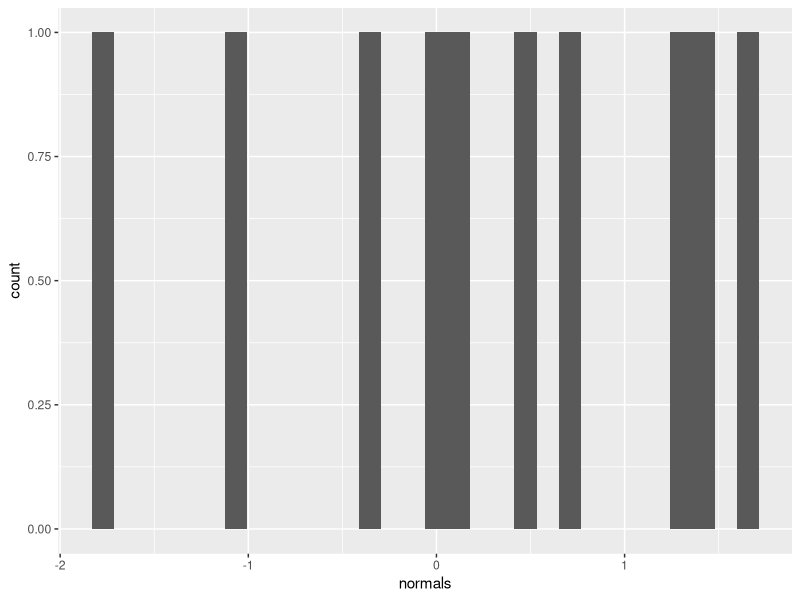
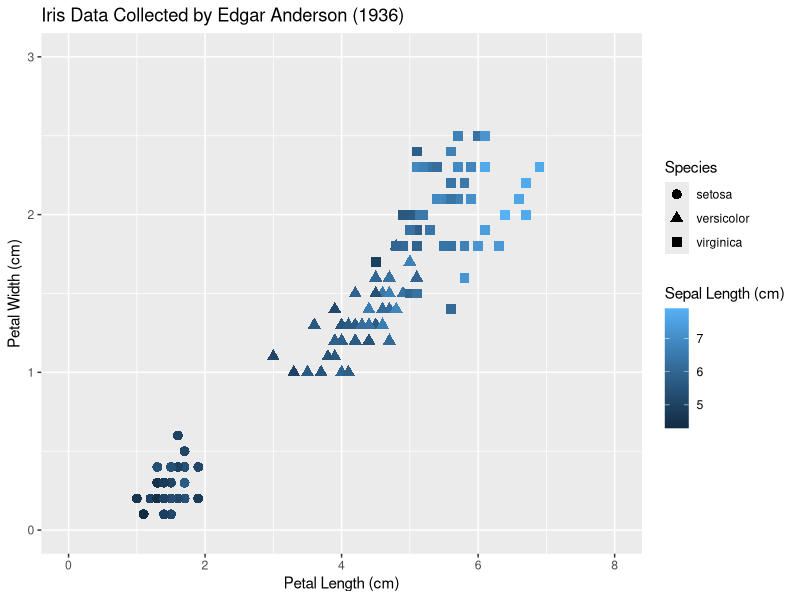

Write R code to recreate these figures, in order.
## ---- chunk 1
library(ggplot2)
## ---- chunk 2
# Code to create your plot
g <- ggplot(data = data.frame(normals = rnorm(10))) +
geom_histogram(mapping = aes(x = normals))
# Code to save your plot
ggsave(plot = g,
filename = "filename.jpeg",
width = 6,
height = 4)
# Plots can be found here
getwd()
## ---- chunk 3
head(iris)
q1 <- ggplot(iris, aes(x = Petal.Length, y = Petal.Width, shape = Species, color = Sepal.Length)) +
  geom_point(size = 3) +
  labs(
    title = "Iris Data Collected by Edgar Anderson (1936)",
    x = "Petal Length (cm)",
    y = "Petal Width (cm)",
    color = "Sepal Length (cm)",
    shape = "Species"
  ) +
  scale_x_continuous(limits = c(0, 8)) +
  scale_y_continuous(limits = c(0, 3))

ggsave(plot = q1,
filename = "petal-length-by-petal-width.jpeg",
width = 6,
height = 4)
